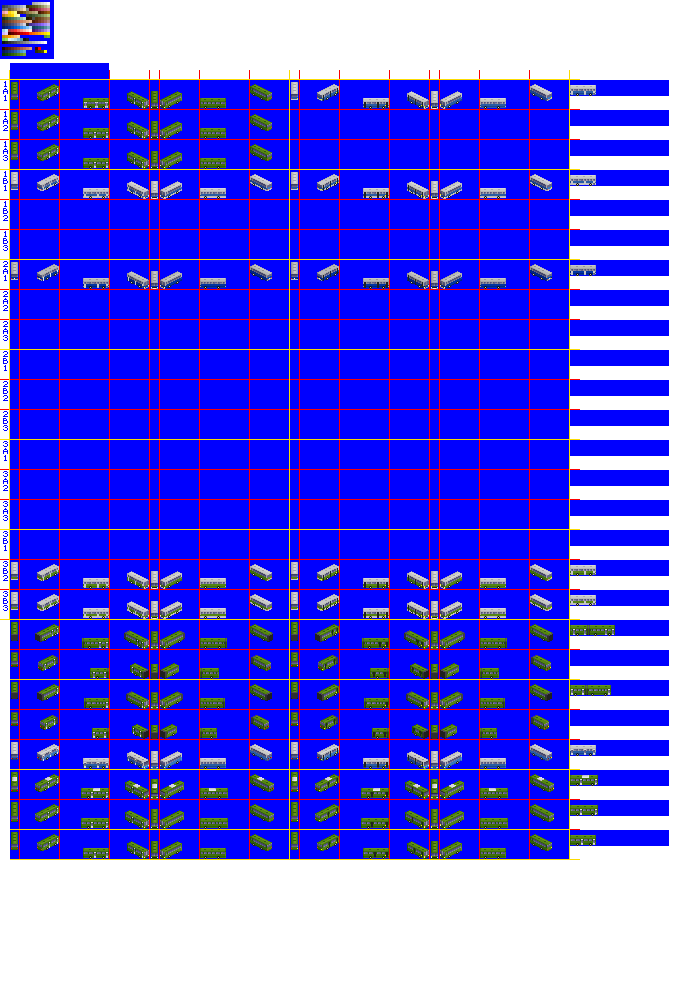
#> input picture gfx/2xx/200.png, 700 x 1000 px
$ python png_to_temp.py 2xx/200.png
#> lines starting #> are read from the running program, lines starting #| are printed output that depends on the picture; after the words box and inside, x2 and y2 are one past the last pixel; in counts of white or black regions, pixels touching at a corner belong together
#!/usr/bin/env python3
import cv2
import numpy as np
import sys
import os

def process_sprites(image_path):
    # Fájlnév kinyerése kiterjesztés nélkül
#> called with image_path = '2xx/200.png'
    base_name = os.path.splitext(os.path.basename(image_path))[0]

    # Kép betöltése
    img = cv2.imread(image_path)
#> img is the input picture: shape (1000, 700, 3); mean B, G, R 231.9, 90.1, 96
    if img is None:
        print(f"Hiba: Nem sikerült betölteni a képet: {image_path}")
        return

    # Képfeldolgozás (szürkeárnyalat + küszöbölés)
    gray = cv2.cvtColor(img, cv2.COLOR_BGR2GRAY)
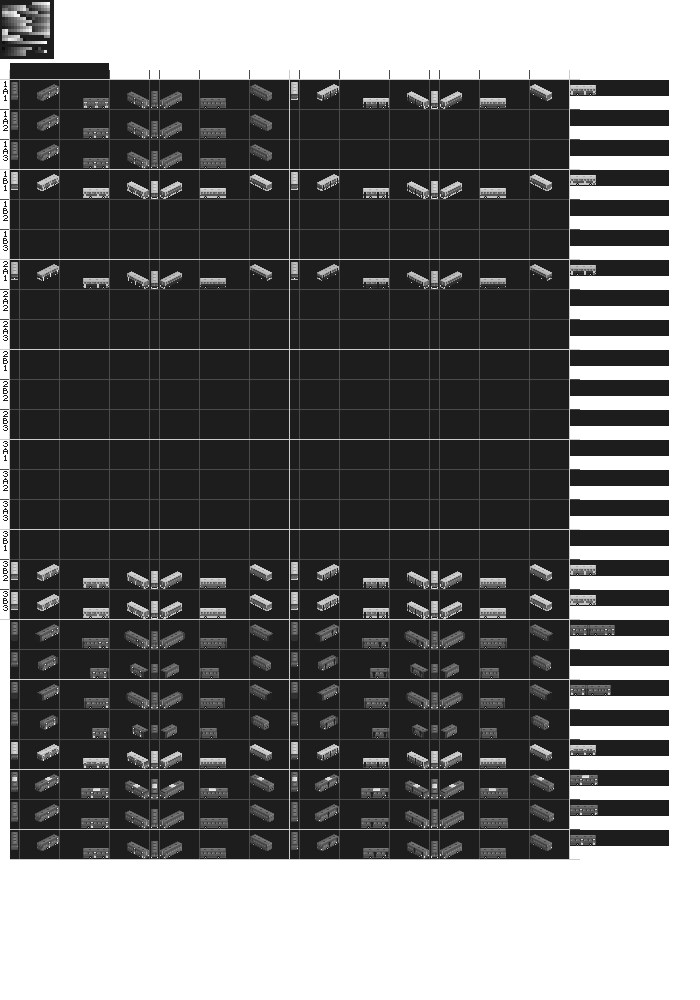
#> gray: shape (1000, 700); min 12, max 255, mean 108
    _, thresh = cv2.threshold(gray, 250, 255, cv2.THRESH_BINARY_INV)
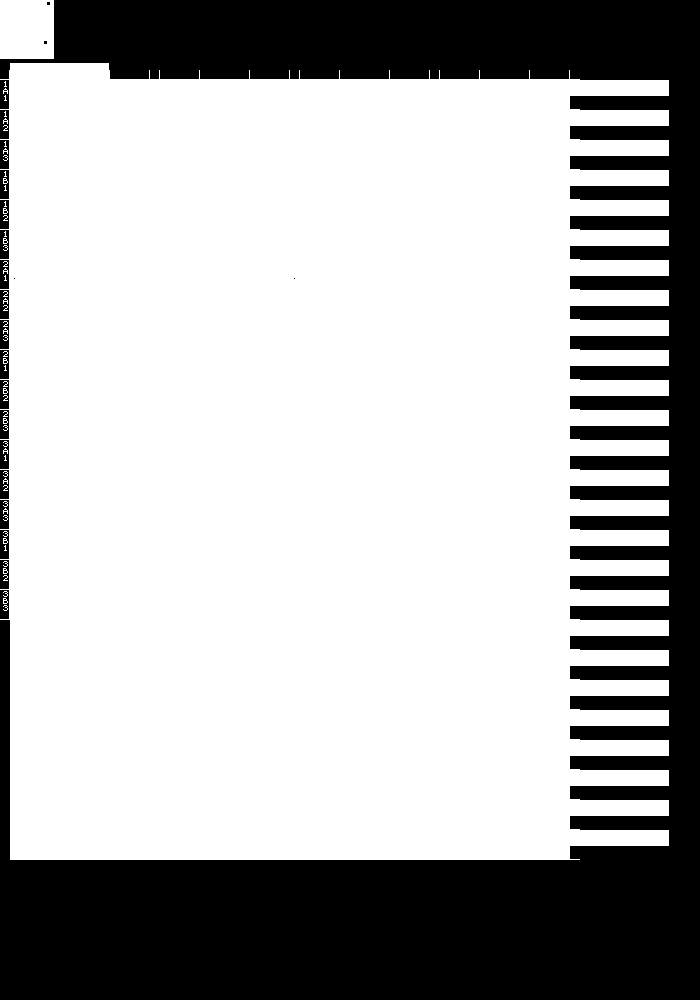
#> thresh: shape (1000, 700); 69.3% white; 23 black regions (4 under 20 px)

    # Kontúrok keresése
    contours, _ = cv2.findContours(thresh, cv2.RETR_EXTERNAL, cv2.CHAIN_APPROX_SIMPLE)
#> contours = 56 contours, 54 with area under 20; largest, box (x1, y1, x2, y2) and area: (0, 63, 669, 860) 477088, (0, 0, 54, 59) 3074

    rects = []
    for cnt in contours:
        x, y, w, h = cv2.boundingRect(cnt)
        if w > 5 and h > 5: # Zajszűrés
            rects.append([x, y, w, h])
#> this loop made 56 passes
#> (x, y, w, h) on passes 1 to 12: (3, 605, 5, 6), (3, 598, 5, 6), (3, 591, 5, 6), (3, 575, 5, 6), (3, 568, 5, 6), (3, 561, 5, 6), (4, 545, 3, 6), (3, 538, 5, 6), (3, 531, 5, 6), (3, 515, 5, 6), (3, 508, 5, 6), (3, 501, 5, 6)
#> (cnt, x, y, w, h) on pass 56: ([[0, 0], [0, 58], [53, 58], [53, 0]], 0, 0, 54, 59)
#> after the loop, rects = [[0, 63, 669, 797], [0, 0, 54, 59]]

    if len(rects) < 16:
        print(f"Figyelem! Csak {len(rects)} alakzatot találtam a várt 16 helyett.")
#| Figyelem! Csak 2 alakzatot találtam a várt 16 helyett.
    elif len(rects) > 16:
        print(f"Figyelem! Több alakzatot ({len(rects)}) találtam, csak az első 16-ot használom.")

    # Rendezés: Először Y szerint (sorok), majd X szerint (oszlopok)
    # Egy kis toleranciát (10 pixel) használunk az Y-nál, hogy a nem tökéletesen egy vonalban lévők is egy sorba kerüljenek
    rects.sort(key=lambda r: (r[1] // 10, r[0]))

    # Csak az első 16 kell, ha több lenne
    rects = rects[:16]
#> rects = [[0, 0, 54, 59], [0, 63, 669, 797]]

    # Szétbontás két 8-as csoportra
    group_1 = rects[:8]
#> group_1 = [[0, 0, 54, 59], [0, 63, 669, 797]]
    group_2 = rects[8:16]
#> group_2 = []

    def generate_nml_block1(name, sprite_list):
#> called with name = '200'
        block = f"spriteset(ss_{name}, \"grf/{name}.png\") {{\n"
        for r in sprite_list:
            x, y, w, h = r
            # NML: [x, y, width, height, offset_x, offset_y]
            block += f"    [ {x:4}, {y:4}, {w:3}, {h:3}, {-w//2:3}, {-h//2:3}, ANIM ]\n"
#> this loop made 2 passes
        block += "}\n\n"
        return block
    def generate_nml_block2(name, sprite_list):
#> called with name = '200'
        block = f"spriteset(ss_{name}_loading, \"grf/{name}.png\") {{\n"
        for r in sprite_list:
            x, y, w, h = r
            # NML: [x, y, width, height, offset_x, offset_y]
            block += f"    [ {x:4}, {y:4}, {w:3}, {h:3}, {-w//2:3}, {-h//2:3}, ANIM ]\n"
#> this loop made 0 passes
        block += "}\n\n"
        return block

    # NML tartalom összeállítása
    nml_content = f"// NML Sprite Layout for {base_name}.png\n\n"
    nml_content += generate_nml_block1(f"{base_name}", group_1)
    nml_content += generate_nml_block2(f"{base_name}", group_2)

    # Mentés a kép neve alapján .nml kiterjesztéssel
    output_filename = f"{base_name}_spriteset.nml"
    with open(output_filename, "w") as f:
        f.write(nml_content)

    print(f"Siker! Generált fájl: {output_filename}")

if __name__ == "__main__":
    if len(sys.argv) > 1:
        process_sprites(sys.argv[1])
    else:
        print("Használat: Húzz egy PNG-t a .bat fájlra!")

$ run again, on gfx/2xx/Ik212_a.png
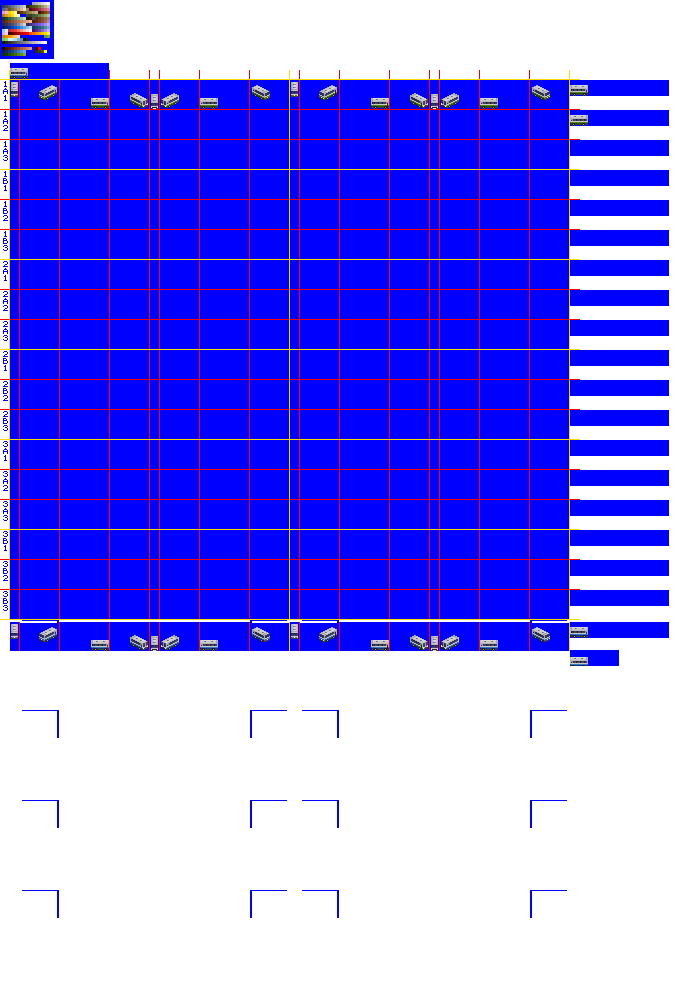
#> input picture gfx/2xx/Ik212_a.png, 700 x 1000 px
#> in process_sprites, img is the input picture: shape (1000, 700, 3); mean B, G, R 246, 128, 133.6
#> in process_sprites, `gray = cv2.cvtColor(img, cv2.COLOR_BGR2GRAY)`:
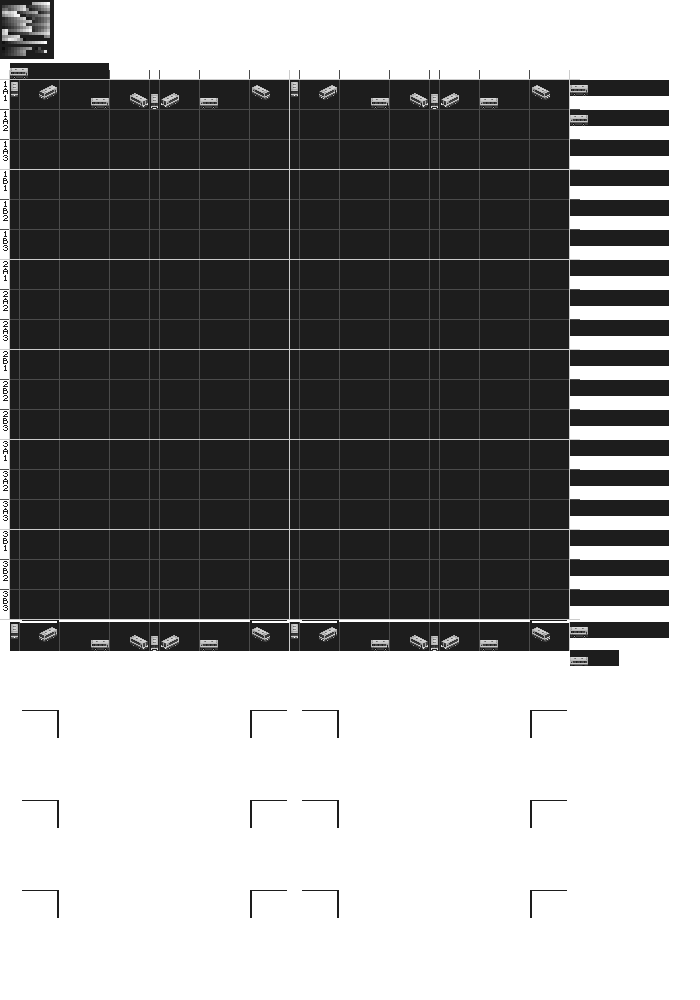
#> gray: shape (1000, 700); min 12, max 255, mean 143.1
#> in process_sprites, `_, thresh = cv2.threshold(gray, 250, 255, cv2.THRESH_BINARY_INV)`:
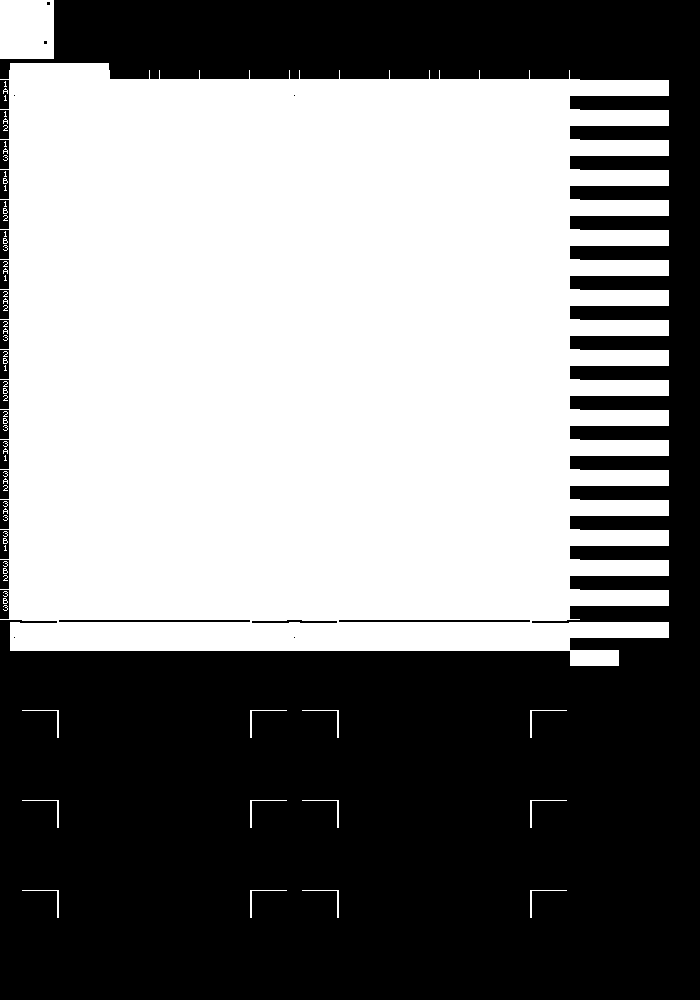
#> thresh: shape (1000, 700); 51.1% white; 28 black regions (6 under 20 px)
#> contours = 68 contours, 54 with area under 20; largest, box (x1, y1, x2, y2) and area: (0, 63, 669, 666) 350234, (0, 0, 54, 59) 3074, (530, 890, 567, 918) 28, (302, 890, 339, 918) 28, (250, 890, 287, 918) 28
#> the loop in process_sprites, `for cnt in contours:` made 68 passes
#> (x, y, w, h) on passes 1 to 8: (530, 890, 37, 28), (302, 890, 37, 28), (250, 890, 37, 28), (22, 890, 37, 28), (530, 800, 37, 28), (302, 800, 37, 28), (250, 800, 37, 28), (22, 800, 37, 28)
#> after the loop in process_sprites, `for cnt in contours:`: rects = 14 items, first 6: [530, 890, 37, 28], [302, 890, 37, 28], [250, 890, 37, 28], [22, 890, 37, 28], [530, 800, 37, 28], [302, 800, 37, 28]
#| Figyelem! Csak 14 alakzatot találtam a várt 16 helyett.
#> in process_sprites, `rects = rects[:16]`: rects = 14 items, first 6: [0, 0, 54, 59], [0, 63, 669, 603], [22, 710, 37, 28], [250, 710, 37, 28], [302, 710, 37, 28], [530, 710, 37, 28]
#> group_1 = [[0, 0, 54, 59], [0, 63, 669, 603], [22, 710, 37, 28], [250, 710, 37, 28], [302, 710, 37, 28], [530, 710, 37, 28], [22, 800, 37, 28], [250, 800, 37, 28]]
#> group_2 = [[302, 800, 37, 28], [530, 800, 37, 28], [22, 890, 37, 28], [250, 890, 37, 28], [302, 890, 37, 28], [530, 890, 37, 28]]
#> the loop in generate_nml_block1, `for r in sprite_list:` made 8 passes
#> the loop in generate_nml_block2, `for r in sprite_list:` made 6 passes
#> (r, x, y) on passes 1 to 6: ([302, 800, 37, 28], 302, 800), ([530, 800, 37, 28], 530, 800), ([22, 890, 37, 28], 22, 890), ([250, 890, 37, 28], 250, 890), ([302, 890, 37, 28], 302, 890), ([530, 890, 37, 28], 530, 890)

$ run again, on gfx/2xx/Ik250_b.png
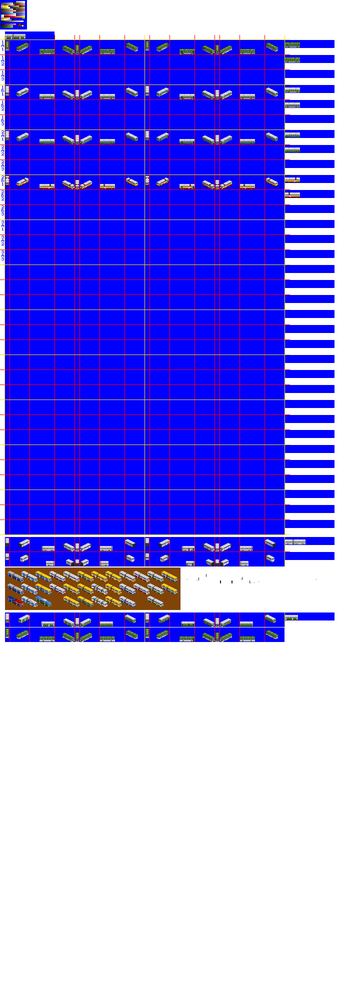
#> input picture gfx/2xx/Ik250_b.png, 350 x 1000 px, shrunk from 700 x 2000 before the run
#> in process_sprites, img is the input picture: shape (1000, 350, 3); mean B, G, R 239.1, 132.2, 139.1
#> in process_sprites, `gray = cv2.cvtColor(img, cv2.COLOR_BGR2GRAY)`:
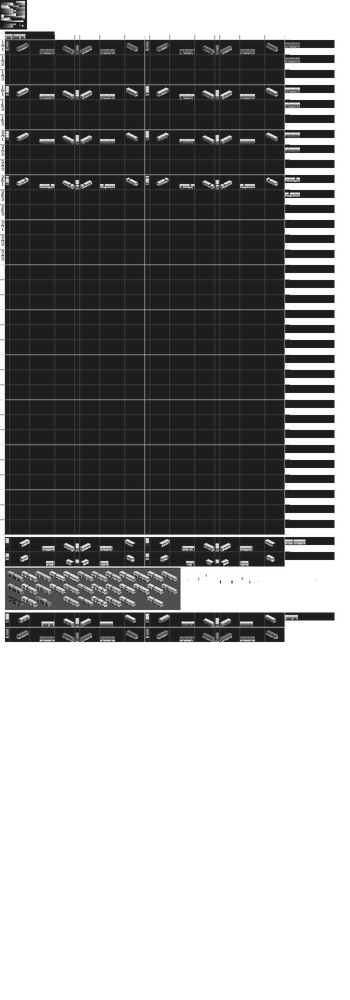
#> gray: shape (1000, 350); min 2, max 255, mean 146.5
#> in process_sprites, `_, thresh = cv2.threshold(gray, 250, 255, cv2.THRESH_BINARY_INV)`:
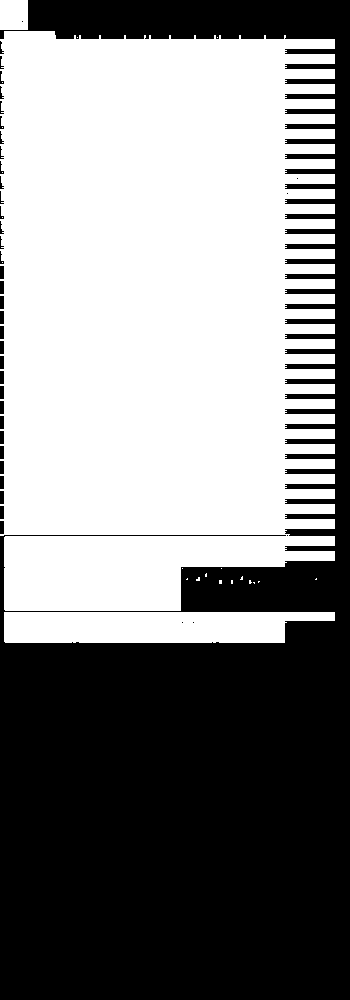
#> thresh: shape (1000, 350); 52.8% white; 40 black regions (7 under 20 px)
#> contours = 22 contours, 19 with area under 20; largest, box (x1, y1, x2, y2) and area: (0, 31, 335, 611) 171675, (4, 612, 335, 643) 8793, (0, 0, 28, 30) 783
#> the loop in process_sprites, `for cnt in contours:` made 22 passes
#> (x, y, w, h) on passes 1, 4, 9, 10, 12, 13, 14, 15: (4, 612, 331, 31), (249, 580, 3, 4), (196, 577, 4, 4), (240, 576, 3, 4), (221, 568, 1, 1), (182, 568, 1, 1), (2, 262, 1, 1), (2, 217, 1, 1)
#> after the loop in process_sprites, `for cnt in contours:`: rects = [[4, 612, 331, 31], [0, 31, 335, 580], [0, 0, 28, 30]]
#| Figyelem! Csak 3 alakzatot találtam a várt 16 helyett.
#> in process_sprites, `rects = rects[:16]`: rects = [[0, 0, 28, 30], [0, 31, 335, 580], [4, 612, 331, 31]]
#> group_1 has the same summary as rects
#> group_2 = []
#> the loop in generate_nml_block1, `for r in sprite_list:` made 3 passes
